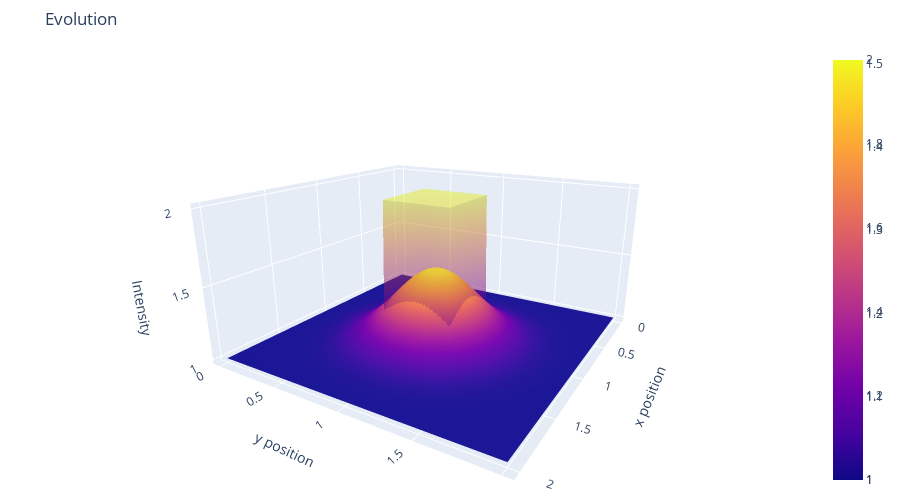

Here is the notebook cell this chart was saved with:
### Code cell
diffuse(ICs, nt=nt, nx=nx, ny=ny, nu=nu, sigma=sigma)
